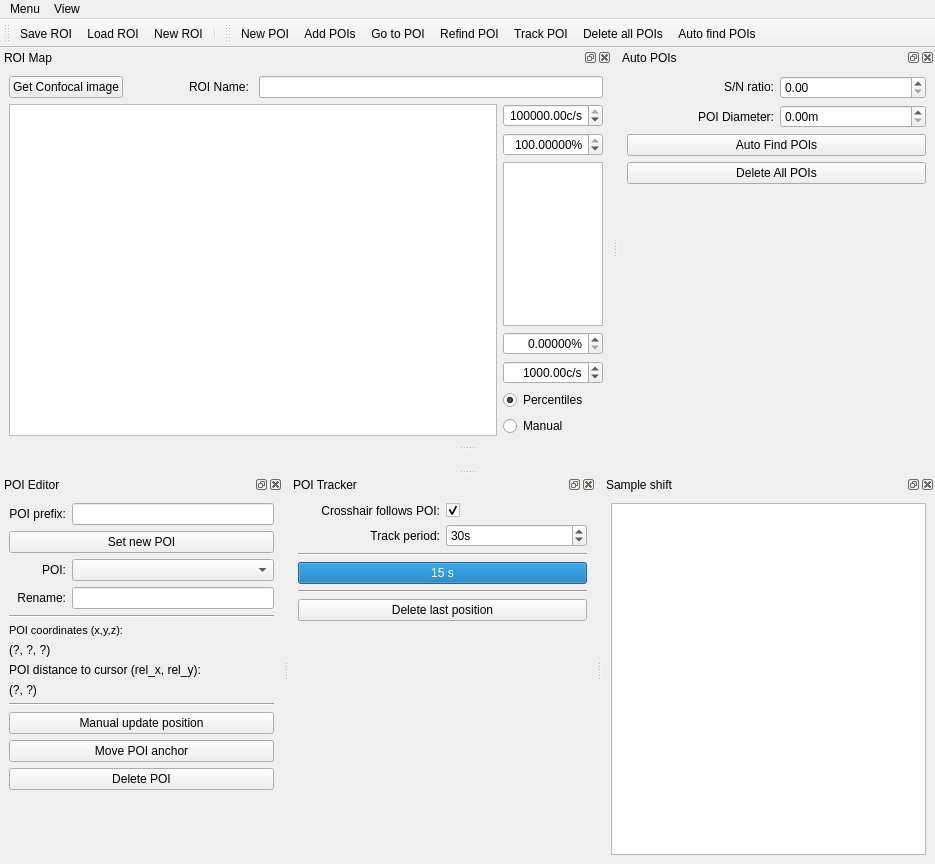
 <widget class="QMainWindow" name="PoiManager">
  <property name="geometry">
   <rect>
    <x>0</x>
    <y>0</y>
    <width>935</width>
    <height>864</height>
   </rect>
  </property>
  <property name="windowTitle">
   <string>qudi-hira: POI Manager</string>
  </property>
  <property name="tabShape">
   <enum>QTabWidget::Triangular</enum>
  </property>
  <property name="dockOptions">
   <set>QMainWindow::AllowTabbedDocks|QMainWindow::AnimatedDocks</set>
  </property>
  <widget class="QWidget" name="centralwidget">
   <property name="enabled">
    <bool>true</bool>
   </property>
   <layout class="QVBoxLayout" name="verticalLayout_3"/>
  </widget>
  <widget class="QMenuBar" name="menubar">
   <property name="geometry">
    <rect>
     <x>0</x>
     <y>0</y>
     <width>935</width>
     <height>21</height>
    </rect>
   </property>
   <widget class="QMenu" name="menuMenu">
    <property name="title">
     <string>Menu</string>
    </property>
    <addaction name="new_roi_Action"/>
    <addaction name="save_roi_Action"/>
    <addaction name="load_roi_Action"/>
    <addaction name="actionClose"/>
   </widget>
   <widget class="QMenu" name="menuView">
    <property name="title">
     <string>View</string>
    </property>
    <widget class="QMenu" name="menuToolbars">
     <property name="title">
      <string>Toolbars</string>
     </property>
     <addaction name="roi_management_view_Action"/>
     <addaction name="poi_tools_view_Action"/>
    </widget>
    <addaction name="roi_map_view_Action"/>
    <addaction name="poi_editor_view_Action"/>
    <addaction name="poi_tracker_view_Action"/>
    <addaction name="sample_shift_view_Action"/>
    <addaction name="auto_pois_view_Action"/>
    <addaction name="blink_correction_view_Action"/>
    <addaction name="restore_default_view_Action"/>
    <addaction name="separator"/>
    <addaction name="menuToolbars"/>
   </widget>
   <addaction name="menuMenu"/>
   <addaction name="menuView"/>
  </widget>
  <widget class="QToolBar" name="roi_management_ToolBar">
   <property name="windowTitle">
    <string>ROI management</string>
   </property>
   <property name="toolButtonStyle">
    <enum>Qt::ToolButtonTextUnderIcon</enum>
   </property>
   <attribute name="toolBarArea">
    <enum>TopToolBarArea</enum>
   </attribute>
   <attribute name="toolBarBreak">
    <bool>false</bool>
   </attribute>
   <addaction name="save_roi_Action"/>
   <addaction name="load_roi_Action"/>
   <addaction name="new_roi_Action"/>
   <addaction name="separator"/>
  </widget>
  <widget class="QDockWidget" name="poi_editor_dockWidget">
   <property name="sizePolicy">
    <sizepolicy hsizetype="Minimum" vsizetype="Preferred">
     <horstretch>0</horstretch>
     <verstretch>0</verstretch>
    </sizepolicy>
   </property>
   <property name="minimumSize">
    <size>
     <width>233</width>
     <height>389</height>
    </size>
   </property>
   <property name="windowTitle">
    <string>POI Editor</string>
   </property>
   <attribute name="dockWidgetArea">
    <number>8</number>
   </attribute>
   <widget class="QWidget" name="dockWidgetContents_3">
    <layout class="QVBoxLayout" name="verticalLayout_6">
     <item>
      <layout class="QGridLayout" name="gridLayout_2">
       <item row="7" column="0" colspan="2">
        <widget class="QLabel" name="label_2">
         <property name="text">
          <string>POI distance to cursor (rel_x, rel_y):</string>
         </property>
        </widget>
       </item>
       <item row="8" column="0" colspan="2">
        <widget class="QLabel" name="poi_distance_label">
         <property name="toolTip">
          <string>This text is selectable.  Copy and paste into labnotes.</string>
         </property>
         <property name="text">
          <string>(?, ?)</string>
         </property>
         <property name="textInteractionFlags">
          <set>Qt::LinksAccessibleByMouse|Qt::TextSelectableByKeyboard|Qt::TextSelectableByMouse</set>
         </property>
        </widget>
       </item>
       <item row="9" column="0" colspan="2">
        <widget class="Line" name="line_4">
         <property name="orientation">
          <enum>Qt::Horizontal</enum>
         </property>
        </widget>
       </item>
       <item row="2" column="1">
        <widget class="QComboBox" name="active_poi_ComboBox">
         <property name="sizePolicy">
          <sizepolicy hsizetype="Expanding" vsizetype="Fixed">
           <horstretch>0</horstretch>
           <verstretch>0</verstretch>
          </sizepolicy>
         </property>
         <property name="editable">
          <bool>false</bool>
         </property>
         <property name="insertPolicy">
          <enum>QComboBox::InsertAlphabetically</enum>
         </property>
        </widget>
       </item>
       <item row="5" column="0" colspan="2">
        <widget class="QLabel" name="label_9">
         <property name="font">
          <font>
           <pointsize>8</pointsize>
          </font>
         </property>
         <property name="text">
          <string>POI coordinates (x,y,z):</string>
         </property>
        </widget>
       </item>
       <item row="2" column="0">
        <widget class="QLabel" name="label">
         <property name="text">
          <string>POI:</string>
         </property>
         <property name="alignment">
          <set>Qt::AlignRight|Qt::AlignTrailing|Qt::AlignVCenter</set>
         </property>
        </widget>
       </item>
       <item row="3" column="0">
        <widget class="QLabel" name="label_3">
         <property name="text">
          <string>Rename:</string>
         </property>
         <property name="alignment">
          <set>Qt::AlignRight|Qt::AlignTrailing|Qt::AlignVCenter</set>
         </property>
        </widget>
       </item>
       <item row="11" column="0" colspan="2">
        <widget class="QPushButton" name="move_poi_PushButton">
         <property name="toolTip">
          <string>Set a new position for a named POI, without updating the sample shift (so no movement of any other POIs).  For example, if a POI has been accidentally placed incorrectly.</string>
         </property>
         <property name="text">
          <string>Move POI anchor</string>
         </property>
        </widget>
       </item>
       <item row="4" column="0" colspan="2">
        <widget class="Line" name="line_3">
         <property name="orientation">
          <enum>Qt::Horizontal</enum>
         </property>
        </widget>
       </item>
       <item row="6" column="0" colspan="2">
        <widget class="QLabel" name="poi_coords_label">
         <property name="toolTip">
          <string>This text is selectable.  Copy and paste into labnotes.</string>
         </property>
         <property name="text">
          <string>(?, ?, ?)</string>
         </property>
         <property name="textInteractionFlags">
          <set>Qt::LinksAccessibleByMouse|Qt::TextSelectableByKeyboard|Qt::TextSelectableByMouse</set>
         </property>
        </widget>
       </item>
       <item row="10" column="0" colspan="2">
        <widget class="QPushButton" name="manual_update_poi_PushButton">
         <property name="toolTip">
          <string>Manually specify a new position for a known trackpoint, and update the sample shift accordingly. For example, after manually shifting the sample to re-centre the ROI in the scan range.</string>
         </property>
         <property name="text">
          <string>Manual update position</string>
         </property>
        </widget>
       </item>
       <item row="13" column="0" colspan="2">
        <spacer name="verticalSpacer_2">
         <property name="orientation">
          <enum>Qt::Vertical</enum>
         </property>
         <property name="sizeHint" stdset="0">
          <size>
           <width>20</width>
           <height>40</height>
          </size>
         </property>
        </spacer>
       </item>
       <item row="1" column="0" colspan="2">
        <widget class="QPushButton" name="set_poi_PushButton">
         <property name="toolTip">
          <string>Set current cursor position as a new trackpoint in the ROI map</string>
         </property>
         <property name="text">
          <string>Set new POI</string>
         </property>
        </widget>
       </item>
       <item row="3" column="1">
        <widget class="QLineEdit" name="poi_name_LineEdit">
         <property name="sizePolicy">
          <sizepolicy hsizetype="Expanding" vsizetype="Fixed">
           <horstretch>0</horstretch>
           <verstretch>0</verstretch>
          </sizepolicy>
         </property>
         <property name="toolTip">
          <string>Only alphanumeric characters and underscore are allowed [a-zA-Z0-9_]</string>
         </property>
        </widget>
       </item>
       <item row="12" column="0" colspan="2">
        <widget class="QPushButton" name="delete_poi_PushButton">
         <property name="text">
          <string>Delete POI</string>
         </property>
        </widget>
       </item>
       <item row="0" column="0">
        <widget class="QLabel" name="label_6">
         <property name="text">
          <string>POI prefix:</string>
         </property>
         <property name="alignment">
          <set>Qt::AlignRight|Qt::AlignTrailing|Qt::AlignVCenter</set>
         </property>
        </widget>
       </item>
       <item row="0" column="1">
        <widget class="QLineEdit" name="poi_nametag_LineEdit">
         <property name="toolTip">
          <string>If you enter a string it will be used as default naming scheme for newly added POIs by appending an index number to it</string>
         </property>
        </widget>
       </item>
      </layout>
     </item>
    </layout>
   </widget>
  </widget>
  <widget class="QDockWidget" name="poi_tracker_dockWidget">
   <property name="sizePolicy">
    <sizepolicy hsizetype="Minimum" vsizetype="Preferred">
     <horstretch>0</horstretch>
     <verstretch>0</verstretch>
    </sizepolicy>
   </property>
   <property name="minimumSize">
    <size>
     <width>253</width>
     <height>188</height>
    </size>
   </property>
   <property name="floating">
    <bool>false</bool>
   </property>
   <property name="windowTitle">
    <string>POI Tracker</string>
   </property>
   <attribute name="dockWidgetArea">
    <number>8</number>
   </attribute>
   <widget class="QWidget" name="dockWidgetContents_7">
    <layout class="QVBoxLayout" name="verticalLayout_5">
     <item>
      <layout class="QGridLayout" name="gridLayout">
       <item row="4" column="0" colspan="2">
        <widget class="Line" name="line_2">
         <property name="orientation">
          <enum>Qt::Horizontal</enum>
         </property>
        </widget>
       </item>
       <item row="3" column="0" colspan="2">
        <widget class="QProgressBar" name="time_till_next_update_ProgressBar">
         <property name="maximum">
          <number>15</number>
         </property>
         <property name="value">
          <number>15</number>
         </property>
         <property name="format">
          <string>%v s</string>
         </property>
        </widget>
       </item>
       <item row="1" column="0">
        <widget class="QLabel" name="label_5">
         <property name="layoutDirection">
          <enum>Qt::LeftToRight</enum>
         </property>
         <property name="text">
          <string>Track period:</string>
         </property>
         <property name="alignment">
          <set>Qt::AlignRight|Qt::AlignTrailing|Qt::AlignVCenter</set>
         </property>
        </widget>
       </item>
       <item row="1" column="1">
        <widget class="QSpinBox" name="track_period_SpinBox">
         <property name="suffix">
          <string>s</string>
         </property>
         <property name="minimum">
          <number>5</number>
         </property>
         <property name="maximum">
          <number>999999999</number>
         </property>
         <property name="singleStep">
          <number>5</number>
         </property>
         <property name="value">
          <number>30</number>
         </property>
         <property name="displayIntegerBase">
          <number>10</number>
         </property>
        </widget>
       </item>
       <item row="2" column="0" colspan="2">
        <widget class="Line" name="line">
         <property name="orientation">
          <enum>Qt::Horizontal</enum>
         </property>
        </widget>
       </item>
       <item row="5" column="0" colspan="2">
        <widget class="QPushButton" name="delete_last_pos_Button">
         <property name="text">
          <string>Delete last position</string>
         </property>
        </widget>
       </item>
       <item row="0" column="1">
        <widget class="QCheckBox" name="goto_poi_after_update_checkBox">
         <property name="toolTip">
          <string>Move crosshair to updated POI position afterwards.</string>
         </property>
         <property name="layoutDirection">
          <enum>Qt::LeftToRight</enum>
         </property>
         <property name="text">
          <string/>
         </property>
         <property name="checked">
          <bool>true</bool>
         </property>
        </widget>
       </item>
       <item row="0" column="0">
        <widget class="QLabel" name="label_4">
         <property name="text">
          <string>Crosshair follows POI:</string>
         </property>
         <property name="alignment">
          <set>Qt::AlignRight|Qt::AlignTrailing|Qt::AlignVCenter</set>
         </property>
        </widget>
       </item>
       <item row="6" column="0" colspan="2">
        <spacer name="verticalSpacer">
         <property name="orientation">
          <enum>Qt::Vertical</enum>
         </property>
         <property name="sizeHint" stdset="0">
          <size>
           <width>20</width>
           <height>40</height>
          </size>
         </property>
        </spacer>
       </item>
      </layout>
     </item>
    </layout>
   </widget>
  </widget>
  <widget class="QDockWidget" name="roi_map_dockWidget">
   <property name="sizePolicy">
    <sizepolicy hsizetype="Preferred" vsizetype="Expanding">
     <horstretch>0</horstretch>
     <verstretch>0</verstretch>
    </sizepolicy>
   </property>
   <property name="windowTitle">
    <string>ROI Map</string>
   </property>
   <attribute name="dockWidgetArea">
    <number>4</number>
   </attribute>
   <widget class="QWidget" name="dockWidgetContents">
    <layout class="QVBoxLayout" name="verticalLayout_2">
     <item>
      <layout class="QHBoxLayout" name="horizontalLayout_7">
       <item>
        <widget class="QPushButton" name="get_confocal_image_PushButton">
         <property name="text">
          <string>Get Confocal image</string>
         </property>
        </widget>
       </item>
       <item>
        <spacer name="horizontalSpacer_2">
         <property name="orientation">
          <enum>Qt::Horizontal</enum>
         </property>
         <property name="sizeType">
          <enum>QSizePolicy::Fixed</enum>
         </property>
         <property name="sizeHint" stdset="0">
          <size>
           <width>60</width>
           <height>20</height>
          </size>
         </property>
        </spacer>
       </item>
       <item>
        <widget class="QLabel" name="label_8">
         <property name="text">
          <string>ROI Name: </string>
         </property>
        </widget>
       </item>
       <item>
        <widget class="QLineEdit" name="roi_name_LineEdit">
         <property name="toolTip">
          <string>Only alphanumeric characters and underscore are allowed [a-zA-Z0-9_]</string>
         </property>
        </widget>
       </item>
      </layout>
     </item>
     <item>
      <layout class="QHBoxLayout" name="horizontalLayout_10">
       <item>
        <widget class="ScanPlotWidget" name="roi_map_ViewWidget">
         <property name="sizePolicy">
          <sizepolicy hsizetype="Expanding" vsizetype="Expanding">
           <horstretch>0</horstretch>
           <verstretch>6</verstretch>
          </sizepolicy>
         </property>
        </widget>
       </item>
       <item>
        <layout class="QVBoxLayout" name="verticalLayout" stretch="0,0,1,0,0,0,0">
         <item>
          <widget class="ScienDSpinBox" name="roi_cb_max_SpinBox">
           <property name="sizePolicy">
            <sizepolicy hsizetype="Fixed" vsizetype="Fixed">
             <horstretch>0</horstretch>
             <verstretch>0</verstretch>
            </sizepolicy>
           </property>
           <property name="maximumSize">
            <size>
             <width>100</width>
             <height>16777215</height>
            </size>
           </property>
           <property name="mouseTracking">
            <bool>true</bool>
           </property>
           <property name="acceptDrops">
            <bool>true</bool>
           </property>
           <property name="alignment">
            <set>Qt::AlignRight|Qt::AlignTrailing|Qt::AlignVCenter</set>
           </property>
           <property name="accelerated">
            <bool>true</bool>
           </property>
           <property name="suffix">
            <string>c/s</string>
           </property>
           <property name="minimum">
            <double>-1000000000.000000000000000</double>
           </property>
           <property name="maximum">
            <double>1000000000.000000000000000</double>
           </property>
           <property name="value">
            <double>100000.000000000000000</double>
           </property>
          </widget>
         </item>
         <item>
          <widget class="ScienDSpinBox" name="roi_cb_high_percentile_DoubleSpinBox">
           <property name="sizePolicy">
            <sizepolicy hsizetype="Fixed" vsizetype="Fixed">
             <horstretch>0</horstretch>
             <verstretch>0</verstretch>
            </sizepolicy>
           </property>
           <property name="maximumSize">
            <size>
             <width>100</width>
             <height>16777215</height>
            </size>
           </property>
           <property name="alignment">
            <set>Qt::AlignRight|Qt::AlignTrailing|Qt::AlignVCenter</set>
           </property>
           <property name="suffix">
            <string>%</string>
           </property>
           <property name="decimals">
            <number>5</number>
           </property>
           <property name="minimum">
            <double>0.000000000000000</double>
           </property>
           <property name="maximum">
            <double>100.000000000000000</double>
           </property>
           <property name="value">
            <double>100.000000000000000</double>
           </property>
          </widget>
         </item>
         <item>
          <widget class="PlotWidget" name="roi_cb_ViewWidget">
           <property name="sizePolicy">
            <sizepolicy hsizetype="Preferred" vsizetype="Preferred">
             <horstretch>0</horstretch>
             <verstretch>0</verstretch>
            </sizepolicy>
           </property>
           <property name="maximumSize">
            <size>
             <width>100</width>
             <height>16777215</height>
            </size>
           </property>
          </widget>
         </item>
         <item>
          <widget class="ScienDSpinBox" name="roi_cb_low_percentile_DoubleSpinBox">
           <property name="sizePolicy">
            <sizepolicy hsizetype="Fixed" vsizetype="Fixed">
             <horstretch>0</horstretch>
             <verstretch>0</verstretch>
            </sizepolicy>
           </property>
           <property name="maximumSize">
            <size>
             <width>100</width>
             <height>16777215</height>
            </size>
           </property>
           <property name="alignment">
            <set>Qt::AlignRight|Qt::AlignTrailing|Qt::AlignVCenter</set>
           </property>
           <property name="suffix">
            <string>%</string>
           </property>
           <property name="decimals">
            <number>5</number>
           </property>
           <property name="minimum">
            <double>0.000000000000000</double>
           </property>
           <property name="maximum">
            <double>100.000000000000000</double>
           </property>
           <property name="value">
            <double>0.000000000000000</double>
           </property>
          </widget>
         </item>
         <item>
          <widget class="ScienDSpinBox" name="roi_cb_min_SpinBox">
           <property name="sizePolicy">
            <sizepolicy hsizetype="Fixed" vsizetype="Fixed">
             <horstretch>0</horstretch>
             <verstretch>0</verstretch>
            </sizepolicy>
           </property>
           <property name="maximumSize">
            <size>
             <width>100</width>
             <height>16777215</height>
            </size>
           </property>
           <property name="mouseTracking">
            <bool>true</bool>
           </property>
           <property name="acceptDrops">
            <bool>true</bool>
           </property>
           <property name="alignment">
            <set>Qt::AlignRight|Qt::AlignTrailing|Qt::AlignVCenter</set>
           </property>
           <property name="accelerated">
            <bool>true</bool>
           </property>
           <property name="suffix">
            <string>c/s</string>
           </property>
           <property name="minimum">
            <double>-1000000000.000000000000000</double>
           </property>
           <property name="maximum">
            <double>1000000000.000000000000000</double>
           </property>
           <property name="value">
            <double>1000.000000000000000</double>
           </property>
          </widget>
         </item>
         <item>
          <widget class="QRadioButton" name="roi_cb_centiles_RadioButton">
           <property name="text">
            <string>Percentiles</string>
           </property>
           <property name="checked">
            <bool>true</bool>
           </property>
          </widget>
         </item>
         <item>
          <widget class="QRadioButton" name="roi_cb_manual_RadioButton">
           <property name="text">
            <string>Manual</string>
           </property>
           <property name="checked">
            <bool>false</bool>
           </property>
          </widget>
         </item>
        </layout>
       </item>
      </layout>
     </item>
    </layout>
   </widget>
  </widget>
  <widget class="QDockWidget" name="sample_shift_dockWidget">
   <property name="sizePolicy">
    <sizepolicy hsizetype="Expanding" vsizetype="Preferred">
     <horstretch>0</horstretch>
     <verstretch>0</verstretch>
    </sizepolicy>
   </property>
   <property name="minimumSize">
    <size>
     <width>250</width>
     <height>137</height>
    </size>
   </property>
   <property name="windowTitle">
    <string>Sample shift</string>
   </property>
   <attribute name="dockWidgetArea">
    <number>8</number>
   </attribute>
   <widget class="QWidget" name="dockWidgetContents_6">
    <layout class="QVBoxLayout" name="verticalLayout_4">
     <item>
      <layout class="QGridLayout" name="gridLayout_3">
       <item row="0" column="0">
        <widget class="PlotWidget" name="sample_shift_ViewWidget">
         <property name="sizePolicy">
          <sizepolicy hsizetype="Expanding" vsizetype="Expanding">
           <horstretch>0</horstretch>
           <verstretch>0</verstretch>
          </sizepolicy>
         </property>
        </widget>
       </item>
      </layout>
     </item>
    </layout>
   </widget>
  </widget>
  <widget class="QToolBar" name="poi_ToolBar">
   <property name="windowTitle">
    <string>POI tools</string>
   </property>
   <property name="toolButtonStyle">
    <enum>Qt::ToolButtonTextUnderIcon</enum>
   </property>
   <attribute name="toolBarArea">
    <enum>TopToolBarArea</enum>
   </attribute>
   <attribute name="toolBarBreak">
    <bool>false</bool>
   </attribute>
   <addaction name="new_poi_Action"/>
   <addaction name="poi_selector_Action"/>
   <addaction name="goto_poi_Action"/>
   <addaction name="refind_poi_Action"/>
   <addaction name="track_poi_Action"/>
   <addaction name="del_all_pois_Action"/>
   <addaction name="auto_find_POIs_Action"/>
  </widget>
  <widget class="QDockWidget" name="auto_pois_dockWidget">
   <property name="sizePolicy">
    <sizepolicy hsizetype="Minimum" vsizetype="Preferred">
     <horstretch>0</horstretch>
     <verstretch>0</verstretch>
    </sizepolicy>
   </property>
   <property name="minimumSize">
    <size>
     <width>197</width>
     <height>250</height>
    </size>
   </property>
   <property name="windowTitle">
    <string>Auto POIs</string>
   </property>
   <attribute name="dockWidgetArea">
    <number>4</number>
   </attribute>
   <widget class="QWidget" name="dockWidgetContents_2">
    <layout class="QGridLayout" name="gridLayout_6">
     <item row="0" column="0">
      <layout class="QGridLayout" name="gridLayout_5" rowstretch="0,0,0,0,0" columnstretch="0,0,0">
       <item row="0" column="1">
        <widget class="QLabel" name="label_7">
         <property name="layoutDirection">
          <enum>Qt::RightToLeft</enum>
         </property>
         <property name="text">
          <string>&lt;html&gt;&lt;head/&gt;&lt;body&gt;&lt;p align=&quot;right&quot;&gt;S/N ratio:&lt;/p&gt;&lt;/body&gt;&lt;/html&gt;</string>
         </property>
        </widget>
       </item>
       <item row="3" column="1" colspan="2">
        <widget class="QPushButton" name="del_all_pois_PushButton">
         <property name="toolTip">
          <string>Delete all POIs.</string>
         </property>
         <property name="text">
          <string>Delete All POIs</string>
         </property>
        </widget>
       </item>
       <item row="0" column="2">
        <widget class="QDoubleSpinBox" name="poi_threshold_doubleSpinBox"/>
       </item>
       <item row="2" column="1" colspan="2">
        <widget class="QPushButton" name="auto_pois_PushButton">
         <property name="toolTip">
          <string>Find POIs automatically with user-set POI diameter and S/N ratio.</string>
         </property>
         <property name="statusTip">
          <string/>
         </property>
         <property name="text">
          <string>Auto Find POIs</string>
         </property>
        </widget>
       </item>
       <item row="4" column="1" colspan="2">
        <spacer name="verticalSpacer_3">
         <property name="orientation">
          <enum>Qt::Vertical</enum>
         </property>
         <property name="sizeHint" stdset="0">
          <size>
           <width>20</width>
           <height>40</height>
          </size>
         </property>
        </spacer>
       </item>
       <item row="1" column="2">
        <widget class="ScienDSpinBox" name="poi_diameter_doubleSpinBox">
         <property name="suffix">
          <string>m</string>
         </property>
        </widget>
       </item>
       <item row="1" column="1">
        <widget class="QLabel" name="label_10">
         <property name="text">
          <string>POI Diameter:</string>
         </property>
         <property name="alignment">
          <set>Qt::AlignRight|Qt::AlignTrailing|Qt::AlignVCenter</set>
         </property>
        </widget>
       </item>
      </layout>
     </item>
    </layout>
   </widget>
  </widget>
  <action name="new_roi_Action">
   <property name="icon">
    <iconset>
     <normaloff>../../artwork/icons/oxygen/22x22/document-new.png</normaloff>../../artwork/icons/oxygen/22x22/document-new.png</iconset>
   </property>
   <property name="text">
    <string>New ROI</string>
   </property>
   <property name="toolTip">
    <string>Start a new ROI (such as after moving to a different part of the sample</string>
   </property>
  </action>
  <action name="save_roi_Action">
   <property name="icon">
    <iconset>
     <normaloff>../../artwork/icons/oxygen/22x22/document-save.png</normaloff>../../artwork/icons/oxygen/22x22/document-save.png</iconset>
   </property>
   <property name="text">
    <string>Save ROI</string>
   </property>
   <property name="toolTip">
    <string>Save ROI for future reuse</string>
   </property>
  </action>
  <action name="load_roi_Action">
   <property name="icon">
    <iconset>
     <normaloff>../../artwork/icons/oxygen/22x22/document-open.png</normaloff>../../artwork/icons/oxygen/22x22/document-open.png</iconset>
   </property>
   <property name="text">
    <string>Load ROI</string>
   </property>
   <property name="toolTip">
    <string>Load a saved ROI</string>
   </property>
  </action>
  <action name="poi_editor_view_Action">
   <property name="checkable">
    <bool>true</bool>
   </property>
   <property name="checked">
    <bool>true</bool>
   </property>
   <property name="text">
    <string>POI Editor</string>
   </property>
   <property name="toolTip">
    <string>Shortcut:Alt+E</string>
   </property>
   <property name="shortcut">
    <string>Alt+E</string>
   </property>
  </action>
  <action name="poi_tracker_view_Action">
   <property name="checkable">
    <bool>true</bool>
   </property>
   <property name="checked">
    <bool>true</bool>
   </property>
   <property name="text">
    <string>POI Tracker</string>
   </property>
   <property name="toolTip">
    <string>Shortcut:Alt+T</string>
   </property>
   <property name="shortcut">
    <string>Alt+T</string>
   </property>
  </action>
  <action name="sample_shift_view_Action">
   <property name="checkable">
    <bool>true</bool>
   </property>
   <property name="checked">
    <bool>true</bool>
   </property>
   <property name="text">
    <string>Sample shift</string>
   </property>
   <property name="toolTip">
    <string>Display the sample shift. Shortcut:Alt+S</string>
   </property>
   <property name="shortcut">
    <string>Alt+S</string>
   </property>
  </action>
  <action name="roi_map_view_Action">
   <property name="checkable">
    <bool>true</bool>
   </property>
   <property name="checked">
    <bool>true</bool>
   </property>
   <property name="text">
    <string>ROI Map</string>
   </property>
   <property name="toolTip">
    <string>Display the ROI Map. Shortcut:Alt+M</string>
   </property>
   <property name="shortcut">
    <string>Alt+M</string>
   </property>
  </action>
  <action name="refind_poi_Action">
   <property name="icon">
    <iconset>
     <normaloff>../../artwork/icons/qudiTheme/22x22/optimize-position-poi.png</normaloff>../../artwork/icons/qudiTheme/22x22/optimize-position-poi.png</iconset>
   </property>
   <property name="text">
    <string>Refind POI</string>
   </property>
   <property name="toolTip">
    <string>Refind the POI using the strategy selected in the POI control dock</string>
   </property>
  </action>
  <action name="track_poi_Action">
   <property name="checkable">
    <bool>true</bool>
   </property>
   <property name="icon">
    <iconset>
     <normaloff>../../artwork/icons/qudiTheme/22x22/periodic-refind-poi.png</normaloff>../../artwork/icons/qudiTheme/22x22/periodic-refind-poi.png</iconset>
   </property>
   <property name="text">
    <string>Track POI</string>
   </property>
   <property name="toolTip">
    <string>Track the POI by periodically refinding its position</string>
   </property>
  </action>
  <action name="new_poi_Action">
   <property name="icon">
    <iconset>
     <normaloff>../../artwork/icons/qudiTheme/22x22/new_poi_crosshair.png</normaloff>../../artwork/icons/qudiTheme/22x22/new_poi_crosshair.png</iconset>
   </property>
   <property name="text">
    <string>New POI</string>
   </property>
   <property name="toolTip">
    <string>Add a new POI at the current scanner position</string>
   </property>
  </action>
  <action name="poi_tools_view_Action">
   <property name="checkable">
    <bool>true</bool>
   </property>
   <property name="text">
    <string>POI tools</string>
   </property>
  </action>
  <action name="goto_poi_Action">
   <property name="icon">
    <iconset>
     <normaloff>../../artwork/icons/qudiTheme/22x22/goto-poi.png</normaloff>../../artwork/icons/qudiTheme/22x22/goto-poi.png</iconset>
   </property>
   <property name="text">
    <string>Go to POI</string>
   </property>
   <property name="toolTip">
    <string>Move scanner to the position of the selected POI</string>
   </property>
  </action>
  <action name="actionClose">
   <property name="icon">
    <iconset>
     <normaloff>../../artwork/icons/oxygen/22x22/application-exit.png</normaloff>../../artwork/icons/oxygen/22x22/application-exit.png</iconset>
   </property>
   <property name="text">
    <string>Close</string>
   </property>
  </action>
  <action name="roi_management_view_Action">
   <property name="checkable">
    <bool>true</bool>
   </property>
   <property name="text">
    <string>ROI management</string>
   </property>
  </action>
  <action name="poi_selector_Action">
   <property name="checkable">
    <bool>true</bool>
   </property>
   <property name="icon">
    <iconset>
     <normaloff>../../artwork/icons/qudiTheme/22x22/new_poi_mouse.png</normaloff>../../artwork/icons/qudiTheme/22x22/new_poi_mouse.png</iconset>
   </property>
   <property name="text">
    <string>Add POIs</string>
   </property>
   <property name="toolTip">
    <string>Activate this tool to define new POIs by clicking into the ROI image.</string>
   </property>
  </action>
  <action name="blink_correction_view_Action">
   <property name="checkable">
    <bool>true</bool>
   </property>
   <property name="checked">
    <bool>false</bool>
   </property>
   <property name="text">
    <string>Blink correction</string>
   </property>
   <property name="toolTip">
    <string>Filter the scan image to remove blinking. Raw data unchanged.</string>
   </property>
  </action>
  <action name="auto_pois_view_Action">
   <property name="checkable">
    <bool>true</bool>
   </property>
   <property name="checked">
    <bool>true</bool>
   </property>
   <property name="text">
    <string>Auto POIs</string>
   </property>
   <property name="toolTip">
    <string>To show Auto POIs window</string>
   </property>
  </action>
  <action name="auto_find_POIs_Action">
   <property name="icon">
    <iconset>
     <normaloff>../../artwork/icons/qudiTheme/22x22/auto_pois.png</normaloff>../../artwork/icons/qudiTheme/22x22/auto_pois.png</iconset>
   </property>
   <property name="text">
    <string>Auto find POIs</string>
   </property>
   <property name="toolTip">
    <string>Use this magic fairy bar to find POIs automatically according to user-set S/N ratio</string>
   </property>
  </action>
  <action name="del_all_pois_Action">
   <property name="icon">
    <iconset>
     <normaloff>../../artwork/icons/oxygen/22x22/dialog-warning.png</normaloff>../../artwork/icons/oxygen/22x22/dialog-warning.png</iconset>
   </property>
   <property name="text">
    <string>Delete all POIs</string>
   </property>
   <property name="toolTip">
    <string>click here to delete all POIs</string>
   </property>
  </action>
  <action name="restore_default_view_Action">
   <property name="text">
    <string>Restore default</string>
   </property>
   <property name="toolTip">
    <string>Restore default view of the POI manager GUI</string>
   </property>
  </action>
 </widget>
